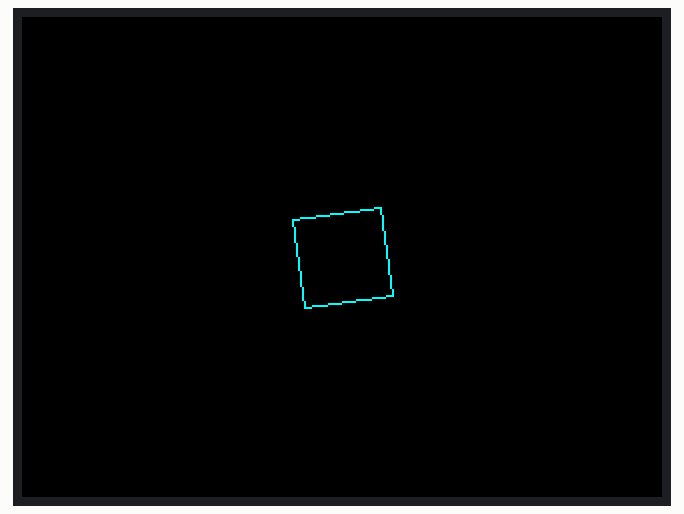
Recording of a sketch running on a simulated ESP32. Shown: 320×240 colour display.

Above: at 0.38 s.
At 11.62 s:
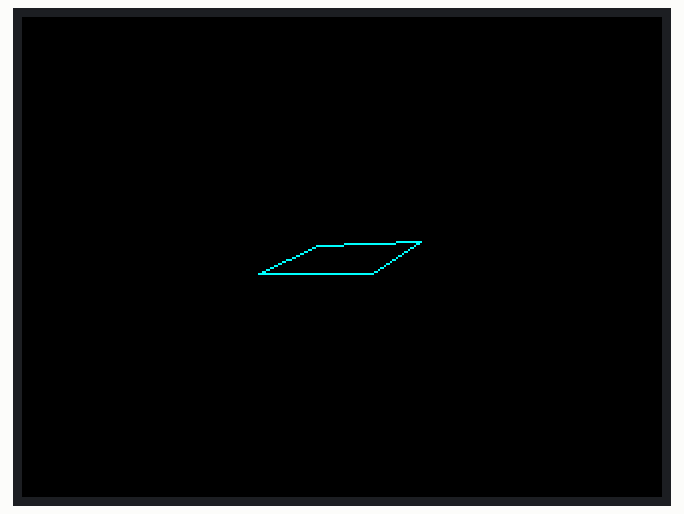
At 15.81 s:
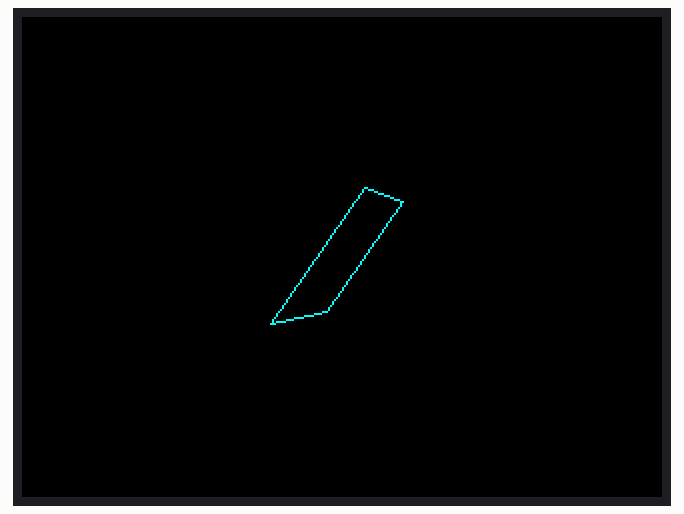
At 19.03 s:
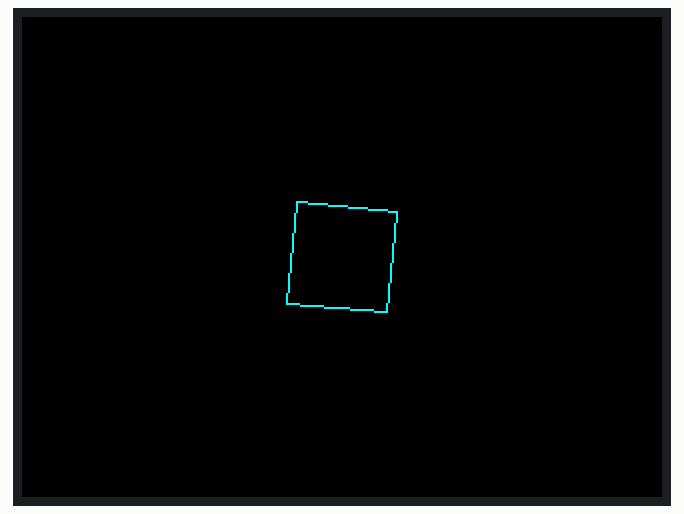
At 30.92 s:
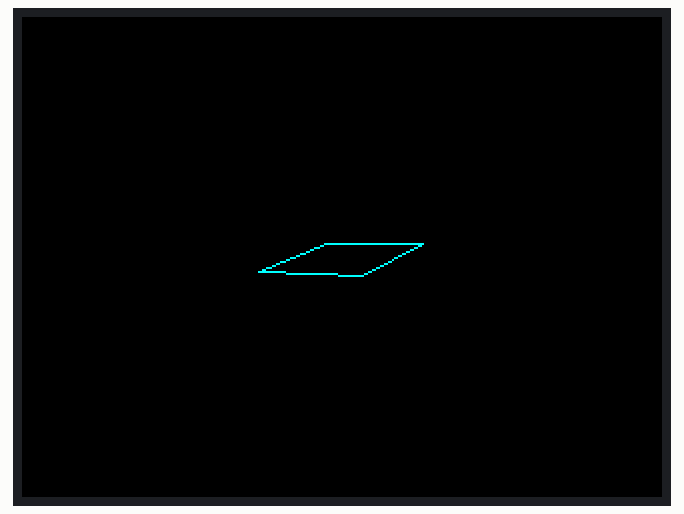
At 38.0 s:
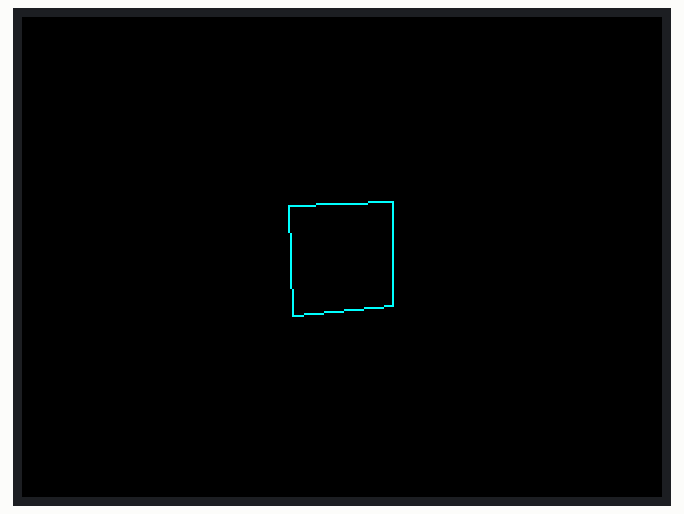

The sketch:

v7.ino
```cpp
#include <Arduino.h>
#include <TFT_eSPI.h>

/*
 * GALOIS FIELD VIRTUAL MACHINE - 3D SYMBOLIC ENGINE (v7)
 *
 * "Points are Programs, Rotations are Instructions, Morphing is Program Interpolation"
 *
 * v7 Improvements:
 * - Symbolic Morphing: Interpolating between two algebraic programs (alpha: 0-1024).
 * - Performance: Simplified term management for complex morphs.
 * - Metamorphosis Demo: Morphing between geometric states.
 */

#define SCALE 1024
#define MAX_LAYERS 16
#define MAX_TERMS_PER_VEC 16
#define MAX_DEPTH 6

const int16_t SIN_TABLE[91] = {
    0, 18, 36, 54, 71, 89, 107, 125, 143, 160,
    178, 195, 213, 230, 248, 265, 282, 299, 316, 333,
    350, 367, 384, 400, 416, 433, 449, 465, 481, 496,
    512, 527, 543, 558, 573, 587, 602, 616, 630, 644,
    658, 672, 685, 698, 711, 724, 737, 749, 761, 773,
    784, 796, 807, 818, 828, 839, 849, 859, 869, 878,
    887, 896, 905, 913, 922, 930, 937, 945, 952, 959,
    966, 972, 978, 984, 989, 994, 999, 1003, 1007, 1011,
    1014, 1017, 1020, 1022, 1023, 1024, 1024, 1024, 1024, 1024, 1024
};

int32_t fx_sin(int32_t angle) {
    angle %= 360; if (angle < 0) angle += 360;
    if (angle <= 90) return SIN_TABLE[angle];
    if (angle <= 180) return SIN_TABLE[180 - angle];
    if (angle <= 270) return -SIN_TABLE[angle - 180];
    return -SIN_TABLE[360 - angle];
}
int32_t fx_cos(int32_t angle) { return fx_sin(angle + 90); }

struct SymbolicTerm {
    int32_t v[3];
    int8_t layers[MAX_DEPTH];
    int8_t axes[MAX_DEPTH];
    int8_t depth = 0;
    SymbolicTerm() { v[0]=v[1]=v[2]=0; depth=0; }
    bool hasSameHistory(const SymbolicTerm& other) const {
        if (depth != other.depth) return false;
        for (int i = 0; i < depth; i++)
            if (layers[i] != other.layers[i] || axes[i] != other.axes[i]) return false;
        return true;
    }
};

struct AlgebraicVec3 {
    SymbolicTerm terms[MAX_TERMS_PER_VEC];
    int num_terms = 0;

    AlgebraicVec3() : num_terms(0) {}
    static AlgebraicVec3 fromRational(int32_t x, int32_t y, int32_t z) {
        AlgebraicVec3 res; res.num_terms = 1;
        res.terms[0].v[0] = x; res.terms[0].v[1] = y; res.terms[0].v[2] = z;
        return res;
    }
    void simplify() {
        for (int i = 0; i < num_terms; i++) {
            if (terms[i].v[0] == 0 && terms[i].v[1] == 0 && terms[i].v[2] == 0) {
                for (int k = i; k < num_terms - 1; k++) terms[k] = terms[k + 1];
                num_terms--; i--; continue;
            }
            for (int j = i + 1; j < num_terms; j++) {
                if (terms[i].hasSameHistory(terms[j])) {
                    terms[i].v[0] += terms[j].v[0]; terms[i].v[1] += terms[j].v[1]; terms[i].v[2] += terms[j].v[2];
                    for (int k = j; k < num_terms - 1; k++) terms[k] = terms[k + 1];
                    num_terms--; j--;
                }
            }
        }
    }
};

struct MorphismStack {
    int32_t val1[MAX_LAYERS]; int32_t val2[MAX_LAYERS]; int current_layers = 0;
    int pushRotation(int32_t angleDegrees) {
        if (current_layers >= MAX_LAYERS) return -1;
        val1[current_layers] = fx_cos(angleDegrees); val2[current_layers] = fx_sin(angleDegrees);
        return current_layers++;
    }
    void reset() { current_layers = 0; }
};

class RuntimeExactEngine {
public:
    void applyRotation(AlgebraicVec3 &v, int layer, int axis) {
        if (layer < 0 || layer >= MAX_LAYERS) return;
        for (int i = 0; i < v.num_terms; i++) {
            if (v.terms[i].depth < MAX_DEPTH) {
                v.terms[i].layers[v.terms[i].depth] = (int8_t)layer;
                v.terms[i].axes[v.terms[i].depth] = (int8_t)axis;
                v.terms[i].depth++;
            }
        }
        v.simplify();
    }

    // Symbolic Morph: Interpolates between program A and program B
    // result = (A * (1024 - alpha) + B * alpha) / 1024
    void morph(AlgebraicVec3 &out, const AlgebraicVec3 &a, const AlgebraicVec3 &b, int32_t alpha) {
        out.num_terms = 0;
        int32_t inv_alpha = 1024 - alpha;

        for (int i = 0; i < a.num_terms && out.num_terms < MAX_TERMS_PER_VEC; i++) {
            SymbolicTerm t = a.terms[i];
            t.v[0] = (int32_t)(((int64_t)t.v[0] * inv_alpha) >> 10);
            t.v[1] = (int32_t)(((int64_t)t.v[1] * inv_alpha) >> 10);
            t.v[2] = (int32_t)(((int64_t)t.v[2] * inv_alpha) >> 10);
            out.terms[out.num_terms++] = t;
        }
        for (int i = 0; i < b.num_terms && out.num_terms < MAX_TERMS_PER_VEC; i++) {
            SymbolicTerm t = b.terms[i];
            t.v[0] = (int32_t)(((int64_t)t.v[0] * alpha) >> 10);
            t.v[1] = (int32_t)(((int64_t)t.v[1] * alpha) >> 10);
            t.v[2] = (int32_t)(((int64_t)t.v[2] * alpha) >> 10);
            out.terms[out.num_terms++] = t;
        }
        out.simplify();
    }

    void collapse(const AlgebraicVec3 &v, const MorphismStack &stack, int32_t &ox, int32_t &oy, int32_t &oz) {
        ox = oy = oz = 0;
        for (int i = 0; i < v.num_terms; i++) {
            int64_t cx = v.terms[i].v[0], cy = v.terms[i].v[1], cz = v.terms[i].v[2];
            for (int d = 0; d < v.terms[i].depth; d++) {
                int l = v.terms[i].layers[d]; int ax = v.terms[i].axes[d];
                int64_t cV = stack.val1[l]; int64_t sV = stack.val2[l];
                int64_t nx, ny, nz;
                if (ax == 2) { nx = (cx * cV - cy * sV + 512) >> 10; ny = (cx * sV + cy * cV + 512) >> 10; nz = cz; }
                else if (ax == 0) { nx = cx; ny = (cy * cV - cz * sV + 512) >> 10; nz = (cy * sV + cz * cV + 512) >> 10; }
                else { nx = (cx * cV + cz * sV + 512) >> 10; ny = cy; nz = (-cx * sV + cz * cV + 512) >> 10; }
                cx = nx; cy = ny; cz = nz;
            }
            ox += (int32_t)cx; oy += (int32_t)cy; oz += (int32_t)cz;
        }
    }
    bool project(const AlgebraicVec3 &v, const MorphismStack &stack, int16_t &sx, int16_t &sy, int w, int h) {
        int32_t x, y, z; collapse(v, stack, x, y, z);
        z += (450 * SCALE); if (z < 20 * SCALE) return false;
        sx = w / 2 + (int16_t)(((int64_t)x * 350) / z); sy = h / 2 - (int16_t)(((int64_t)y * 350) / z);
        return true;
    }
};

RuntimeExactEngine engine;
MorphismStack worldStack;
TFT_eSPI tft;

void setup() {
    tft.init(); tft.setRotation(1);
}

void loop() {
    static int frame = 0;
    tft.fillScreen(TFT_BLACK);
    worldStack.reset();

    int rX = worldStack.pushRotation(frame % 360);
    int rY = worldStack.pushRotation((frame * 2) % 360);
    int alpha = (fx_sin(frame * 2) + 1024) / 2; // Morph alpha pulsing 0-1024

    // Programs: Point A (Large square) and Point B (Small diamond)
    int s1 = 50 * SCALE, s2 = 15 * SCALE;
    AlgebraicVec3 pA[4] = {
        AlgebraicVec3::fromRational(-s1,-s1,0), AlgebraicVec3::fromRational(s1,-s1,0),
        AlgebraicVec3::fromRational(s1, s1,0), AlgebraicVec3::fromRational(-s1, s1,0)
    };
    AlgebraicVec3 pB[4] = {
        AlgebraicVec3::fromRational(0,-s2,0), AlgebraicVec3::fromRational(s2, 0,0),
        AlgebraicVec3::fromRational(0, s2,0), AlgebraicVec3::fromRational(-s2, 0,0)
    };

    for (int i = 0; i < 4; i++) {
        AlgebraicVec3 morphed;
        engine.morph(morphed, pA[i], pB[i], alpha);
        engine.applyRotation(morphed, rX, 0);
        engine.applyRotation(morphed, rY, 1);

        AlgebraicVec3 nextMorphed;
        engine.morph(nextMorphed, pA[(i+1)%4], pB[(i+1)%4], alpha);
        engine.applyRotation(nextMorphed, rX, 0);
        engine.applyRotation(nextMorphed, rY, 1);

        int16_t sx1, sy1, sx2, sy2;
        if (engine.project(morphed, worldStack, sx1, sy1, tft.width(), tft.height()) &&
            engine.project(nextMorphed, worldStack, sx2, sy2, tft.width(), tft.height())) {
            tft.drawLine(sx1, sy1, sx2, sy2, TFT_CYAN);
        }
    }

    frame++;
    delay(30);
}
```
